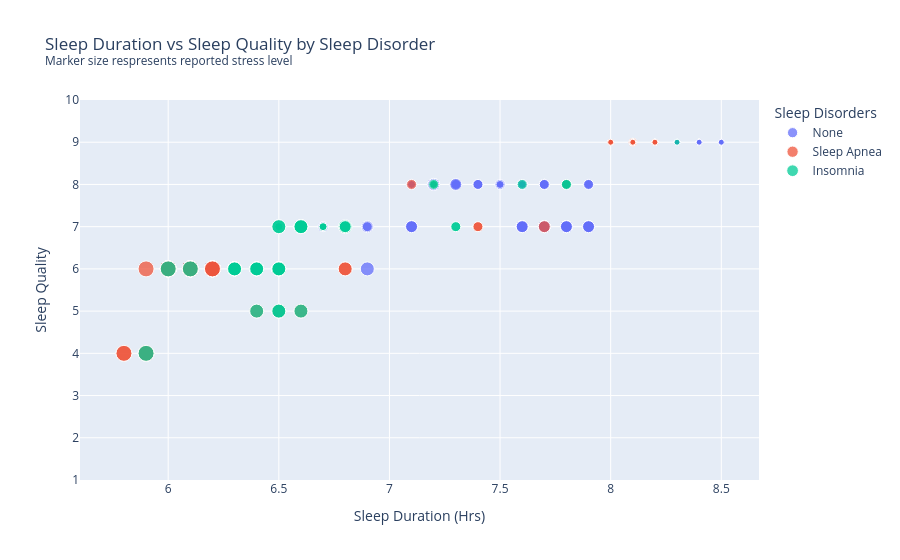

This figure's notebook cell:
### Markdown cell above
# Plotting the Data

## Bubble Scatter Plot

I first wanted to explore if people with different sleep disorders display different patterns in sleep duration and sleep quality. Additionally, a bubble marker was used to see if stress levels may indicate poorer sleep outcomes as well as sleep disorder status.

Key features of the scatter plot:
- yaxis = adjusted in layout to indicate all potential values for sleep quality (1-10)
- Marker: adjusts the markers on the plot to be bubbles with larger markers indicating higher levels of reported stress and smaller indicating less.
- Color: coded for sleep disorder

From the plot suggests poorer sleep quality and shorter sleep duration appear more among reported sleep disorder participants. Additionally, higher stress levels (bigger markers) are more prevalent with poorer sleep factors. Insomnia and sleep apnea individuals are present in poorer sleep areas (shorter sleep duration and lower sleep quality).

### Code cell
#Create the figure
sleep_fig = go.Figure()

#Iterate over the disorder list (created earlier) and plot each participant
for disorder in sleep_disorders:
    sleep_fig.add_trace(go.Scatter(
        x=sleep_df["Sleep Duration"][sleep_df["Sleep Disorder"] == disorder], 
        y=sleep_df["Quality of Sleep"][sleep_df["Sleep Disorder"] == disorder], 
        name=disorder,
        mode="markers",
        marker=dict(size=sleep_df["Stress Level"][sleep_df["Sleep Disorder"] == disorder]*2,opacity=0.75)))

#Update and personalize the scatter plot
sleep_fig.update_layout(title="Sleep Duration vs Sleep Quality by Sleep Disorder<br><sup>Marker size respresents reported stress level",
                    xaxis_title="Sleep Duration (Hrs)",
                    yaxis_title="Sleep Quality",
                    legend_title="Sleep Disorders",
                    yaxis_range=[1,10])

sleep_fig.show()

### Figure 1 — Plotly figure (JSON) as saved in the notebook; plotly's stock layout.template omitted (floating-point values rounded to 4 significant figures; data arrays with more than 128 entries replaced by an {"elided": "..."} marker saying what was removed)
{"data": [{"marker": {"opacity": 0.75, "size": {"elided": "219 int values"}}, "mode": "markers", "name": "None", "type": "scatter", "x": {"elided": "219 float values"}, "y": {"elided": "219 int values"}}, {"marker": {"opacity": 0.75, "size": [16, 16, 14, 16, 14, 12, 16, 16, 10, 14, 8, 10, 10, 14, 14, 10, 14, 16, 16, 16, 16, 16, 16, 16, 16, 16, 6, 6, 16, 16, 16, 16, 16, 16, 16, 16, 16, 16, 16, 16, 16, 16, 16, 16, 16, 16, 16, 16, 8, 8, 6, 6, 6, 6, 6, 6, 6, 6, 6, 6, 6, 6, 6, 6, 6, 6, 6, 6, 6, 6, 6, 6, 6, 6, 6, 6, 6, 6]}, "mode": "markers", "name": "Sleep Apnea", "type": "scatter", "x": [5.9, 5.9, 6.5, 6.0, 6.4, 7.7, 5.8, 5.8, 7.4, 6.6, 7.2, 7.1, 7.4, 6.8, 6.8, 7.8, 6.5, 5.9, 6.0, 6.1, 6.1, 6.1, 6.1, 6.2, 6.2, 6.2, 8.1, 8.1, 6.1, 6.0, 6.0, 6.0, 6.0, 6.0, 6.0, 6.0, 6.1, 6.0, 6.1, 6.1, 6.0, 6.1, 6.0, 6.1, 6.1, 6.0, 6.1, 6.1, 8.1, 8.1, 8.2, 8.2, 8.2, 8.2, 8.2, 8.1, 8.1, 8.1, 8.0, 8.0, 8.0, 8.0, 8.0, 8.0, 8.2, 8.2, 8.2, 8.2, 8.0, 8.0, 8.1, 8.0, 8.1, 8.1, 8.0, 8.1, 8.1, 8.1], "y": [4, 4, 5, 6, 5, 7, 4, 4, 7, 5, 8, 8, 7, 6, 6, 8, 6, 6, 6, 6, 6, 6, 6, 6, 6, 6, 9, 9, 6, 6, 6, 6, 6, 6, 6, 6, 6, 6, 6, 6, 6, 6, 6, 6, 6, 6, 6, 6, 9, 9, 9, 9, 9, 9, 9, 9, 9, 9, 9, 9, 9, 9, 9, 9, 9, 9, 9, 9, 9, 9, 9, 9, 9, 9, 9, 9, 9, 9]}, {"marker": {"opacity": 0.75, "size": [16, 14, 14, 14, 16, 8, 14, 10, 14, 10, 14, 8, 14, 8, 14, 8, 14, 14, 14, 14, 14, 14, 14, 14, 14, 14, 10, 10, 8, 14, 14, 14, 8, 14, 8, 14, 8, 14, 8, 14, 8, 14, 8, 14, 14, 8, 14, 14, 8, 14, 14, 8, 14, 8, 14, 14, 12, 12, 8, 8, 8, 8, 8, 8, 8, 8, 8, 10, 10, 16, 14, 14, 14, 14, 14, 14, 6]}, "mode": "markers", "name": "Insomnia", "type": "scatter", "x": [5.9, 6.3, 6.5, 6.4, 6.0, 7.2, 6.6, 7.2, 6.5, 7.6, 6.5, 6.7, 6.3, 6.7, 6.5, 6.7, 6.4, 6.5, 6.5, 6.5, 6.5, 6.5, 6.5, 6.5, 6.5, 6.5, 7.8, 7.8, 6.6, 6.4, 6.3, 6.4, 6.6, 6.3, 6.6, 6.3, 6.6, 6.3, 6.6, 6.3, 6.6, 6.3, 6.6, 6.3, 6.4, 6.5, 6.3, 6.4, 6.5, 6.3, 6.4, 6.5, 6.3, 6.5, 6.3, 6.8, 6.8, 6.8, 6.5, 6.5, 6.5, 6.5, 6.6, 6.6, 6.6, 6.6, 6.6, 7.3, 7.3, 6.1, 6.5, 6.5, 6.6, 6.6, 6.6, 6.6, 8.3], "y": [4, 6, 5, 5, 6, 8, 5, 8, 5, 8, 6, 7, 6, 7, 6, 7, 6, 6, 6, 6, 6, 6, 6, 6, 6, 6, 8, 8, 7, 6, 6, 6, 7, 6, 7, 6, 7, 6, 7, 6, 7, 6, 7, 6, 6, 7, 6, 6, 7, 6, 6, 7, 6, 7, 6, 7, 7, 7, 7, 7, 7, 7, 7, 7, 7, 7, 7, 7, 7, 6, 7, 7, 7, 7, 7, 7, 9]}], "layout": {"legend": {"title": {"text": "Sleep Disorders"}}, "title": {"text": "Sleep Duration vs Sleep Quality by Sleep Disorder<br><sup>Marker size respresents reported stress level"}, "xaxis": {"title": {"text": "Sleep Duration (Hrs)"}}, "yaxis": {"range": [1, 10], "title": {"text": "Sleep Quality"}}}}
